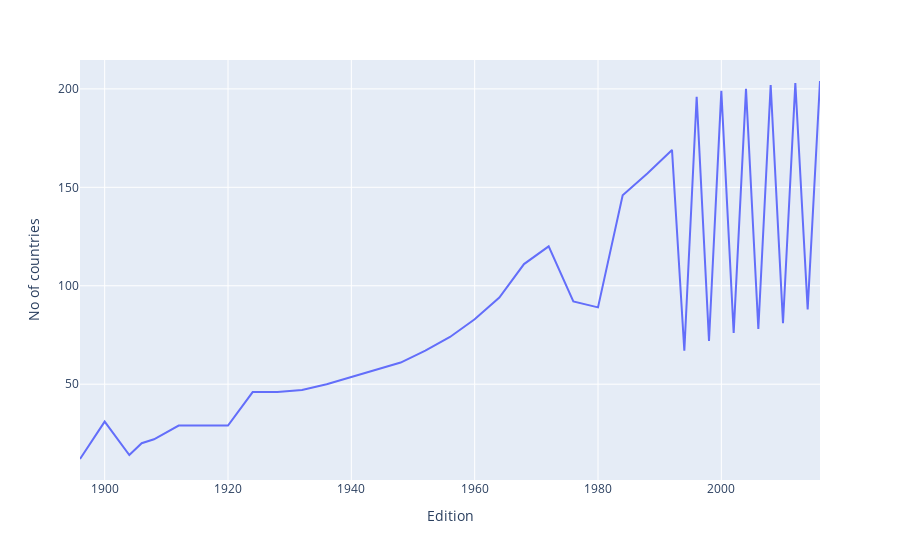

Notebook code cell kept with this figure:
### Code cell
fig = px.line(nations_over_time, x ="Edition", y="No of countries")
fig.show()

### Figure 1 — Plotly figure (JSON) as saved in the notebook; plotly's stock layout.template omitted (floating-point values rounded to 4 significant figures)
{"data": [{"hovertemplate": "Edition=%{x}<br>No of countries=%{y}<extra></extra>", "legendgroup": "", "line": {"color": "#636efa", "dash": "solid"}, "marker": {"symbol": "circle"}, "mode": "lines", "name": "", "orientation": "v", "showlegend": false, "type": "scatter", "x": [1896, 1900, 1904, 1906, 1908, 1912, 1920, 1924, 1928, 1932, 1936, 1948, 1952, 1956, 1960, 1964, 1968, 1972, 1976, 1980, 1984, 1988, 1992, 1994, 1996, 1998, 2000, 2002, 2004, 2006, 2008, 2010, 2012, 2014, 2016], "xaxis": "x", "y": [12, 31, 14, 20, 22, 29, 29, 46, 46, 47, 50, 61, 67, 74, 83, 94, 111, 120, 92, 89, 146, 157, 169, 67, 196, 72, 199, 76, 200, 78, 202, 81, 203, 88, 204], "yaxis": "y"}], "layout": {"legend": {"tracegroupgap": 0}, "margin": {"t": 60}, "xaxis": {"anchor": "y", "domain": [0, 1], "title": {"text": "Edition"}}, "yaxis": {"anchor": "x", "domain": [0, 1], "title": {"text": "No of countries"}}}}
